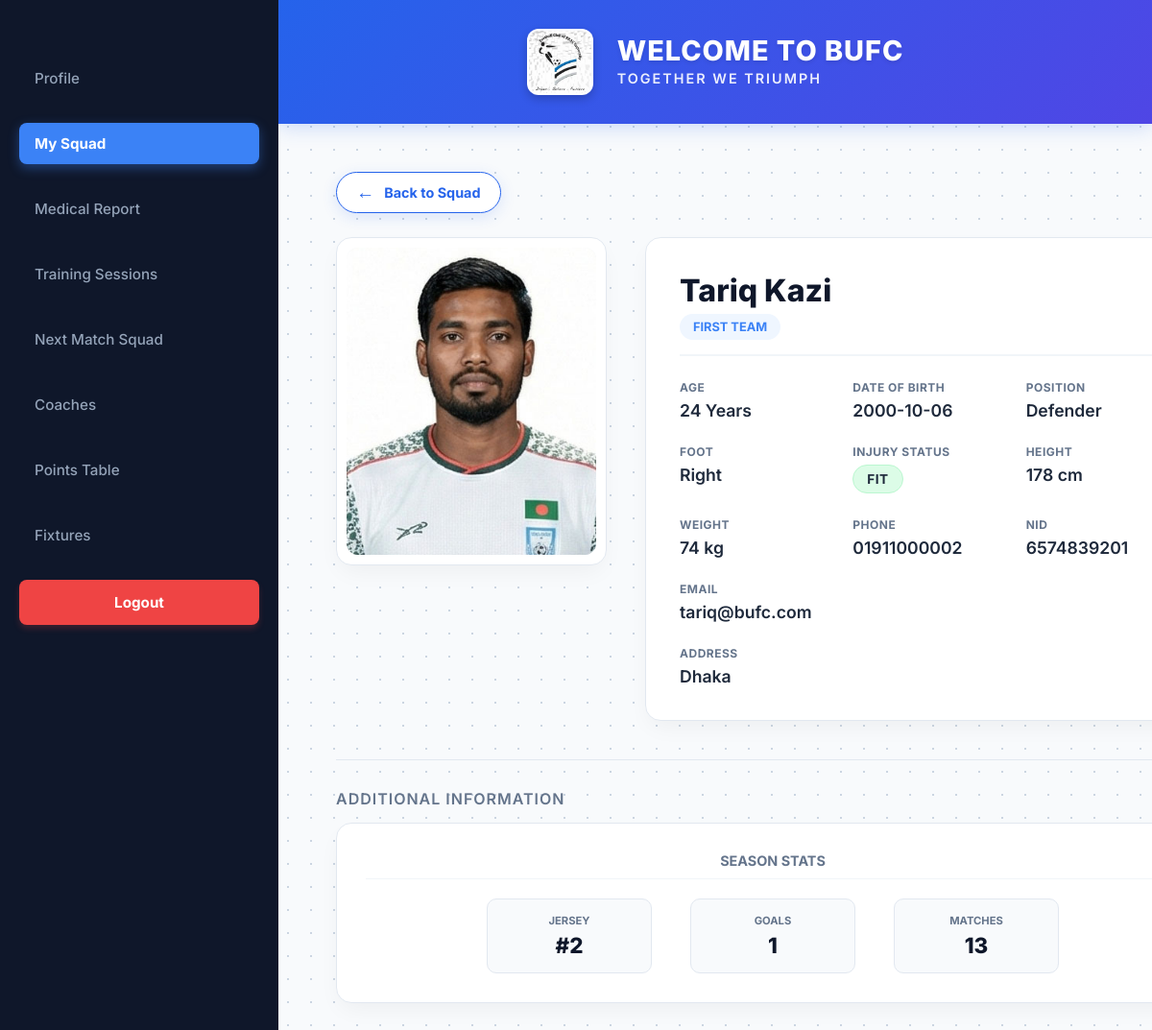
The page /codes/playerProfile.php?player_id=12 (signed in) on the database its author committed.
### tables this page shows
CREATE TABLE `player` (
  `Player_ID` int(11) NOT NULL,
  `Position` varchar(50) DEFAULT NULL,
  `Preferred_foot` varchar(20) DEFAULT NULL,
  `Height` float DEFAULT NULL,
  `Weight` float DEFAULT NULL,
  `Current_Injury_Status` varchar(50) DEFAULT NULL
);

CREATE TABLE `users` (
  `User_ID` int(11) NOT NULL,
  `Name` varchar(100) NOT NULL,
  `Age` int(11) DEFAULT NULL,
  `NID` varchar(50) DEFAULT NULL,
  `Email` varchar(100) DEFAULT NULL,
  `Address` varchar(255) DEFAULT NULL,
  `Phone_No` varchar(20) DEFAULT NULL,
  `Date_of_Birth` date DEFAULT NULL,
  `salary` decimal(10,2) DEFAULT NULL,
  `contract_start_date` date DEFAULT NULL,
  `contract_end_date` date DEFAULT NULL,
  `Password` varchar(255) NOT NULL,
  `Role` varchar(20) NOT NULL
);

CREATE TABLE `regular_player` (
  `Regular_Player_ID` int(11) NOT NULL,
  `Jersey_No` int(11) DEFAULT NULL,
  `Goals_Scored` int(11) DEFAULT 0,
  `Matches_Played` int(11) DEFAULT 0
);

### codes/playerProfile.php (the view, shortened to what this page needs)
<?php
require_once('dbconnect.php');
$current_user_id = $_SESSION['user_id'];
$user_role = $_SESSION['user_role'];
if (isset($_GET['player_id'])) {
    $target_id = $_GET['player_id'];
} else {
    $target_id = $current_user_id;
}
$show_sensitive = false;
$query_base = "SELECT * FROM users u
               JOIN Player p ON u.User_ID = p.Player_ID
               WHERE u.User_ID = '$target_id'";
$result_base = mysqli_query($conn, $query_base);
$base = mysqli_fetch_assoc($result_base);
$spec = [];
if ($base['Role'] == 'regular_player') {
    $q = "SELECT * FROM Regular_Player WHERE Regular_Player_ID = '$target_id'";
    $spec = mysqli_fetch_assoc(mysqli_query($conn, $q));
} else {
    $q = "SELECT * FROM Scouted_Player WHERE Scouted_Player_ID = '$target_id'";
    $spec = mysqli_fetch_assoc(mysqli_query($conn, $q));
}
?>
<!DOCTYPE html>
<html lang="en">
<head>
    <link rel="stylesheet" href="playerProfile.css">
</head>
<body>
<div class="dashboard-container">
    <aside class="sidebar">
        <nav class="sidebar-nav">
            <?php if ($user_role == 'coach'): ?>
                <?php
                $squad_active = 'active';
                $scout_active = '';
                if (isset($_GET['from']) && $_GET['from'] == 'scout') {
                    $squad_active = '';
                    $scout_active = 'active';
                }
                ?>
                <a href="coachProfile.php" class="nav-item">Profile</a>
                <a href="mySquad.php" class="nav-item <?php echo $squad_active; ?>">My Squad</a>
                <a href="medicalReport.php" class="nav-item">Medical Report</a>
                <a href="trainingSessions.php" class="nav-item">Training Sessions</a>
                <a href="nextMatchSquad.php" class="nav-item">Next Match Squad</a>
                <a href="coaches.php" class="nav-item">Coaches</a>
                <a href="pointsTable.php" class="nav-item">Points Table</a>
                <a href="scoutedPlayers.php" class="nav-item <?php echo $scout_active; ?>">Scouted Players</a>
                <a href="fixtures.php" class="nav-item">Fixtures</a>
            <?php else: ?>
                <a href="playerProfile.php" class="nav-item <?php echo ($target_id == $current_user_id) ? 'active' : ''; ?>">Profile</a>
                <?php if (isset($base['Role']) && $base['Role'] == 'regular_player'): ?>
                    <a href="mySquad.php" class="nav-item <?php echo ($target_id != $current_user_id) ? 'active' : ''; ?>">My Squad</a>
                    <a href="medicalReport.php" class="nav-item">Medical Report</a>
                <?php endif; ?>
                <a href="trainingSessions.php" class="nav-item">Training Sessions</a>
                <?php if (isset($base['Role']) && $base['Role'] == 'regular_player'): ?>
                    <a href="nextMatchSquad.php" class="nav-item">Next Match Squad</a>
                    <a href="coaches.php" class="nav-item">Coaches</a>
                    <a href="pointsTable.php" class="nav-item">Points Table</a>
                    <a href="fixtures.php" class="nav-item">Fixtures</a>
                <?php endif; ?>
            <?php endif; ?>
            <a href="logout.php" class="nav-item logout-link">Logout</a>
        </nav>
    </aside>
    <div class="main-content">
        <header class="top-header">
            <div class="brand-group">
                <img src="images/bufc-logo.jpg" alt="Logo" class="header-logo">
                <div class="header-text-group">
                    <h1>WELCOME TO BUFC</h1>
                    <p class="slogan">Together We Triumph</p>
                </div>
            </div>
        </header>
        <div class="profile-container fade-in">
            <?php
            $show_back_button = false;
            $back_link = '';
            $back_text = '';
            if ($_SESSION['user_role'] == 'coach') {
                $show_back_button = true;
                if (isset($_GET['from']) && $_GET['from'] == 'scout') {
                    $back_link = 'scoutedPlayers.php';
                    $back_text = 'Back to Scouting';
                } else {
                    $back_link = 'mySquad.php';
                    $back_text = 'Back to Squad';
                }
            }
            elseif ($target_id != $current_user_id) {
                $show_back_button = true;
                $back_link = 'mySquad.php';
                $back_text = 'Back to Squad';
            }
            ?>
            <?php if ($show_back_button): ?>
            <div class="back-btn-wrapper">
                <a href="<?php echo $back_link; ?>" class="back-btn">
                    <span>&#8592;</span> <?php echo $back_text; ?>
                </a>
            </div>
            <?php endif; ?>
            <div class="top-section">
                <div class="photo-box">
                    <div class="photo-placeholder">
                        <img src="images/players/<?php echo $target_id; ?>.jpg" alt="No Photo" onerror="this.style.display='none'; this.parentNode.innerText='Photo'">
                    </div>
                </div>
                <div class="details-box">
                    <div class="details-header">
                        <div class="header-left-group">
                            <h2 class="player-name"><?php echo htmlspecialchars($base['Name']); ?></h2>
                            <?php if ($base['Role'] == 'regular_player'): ?>
                                <span class="role-pill">First Team</span>
                            <?php else: ?>
                                <span class="role-pill status-<?php echo strtolower($spec['Application_Status']); ?>">
                                <?php echo htmlspecialchars($spec['Application_Status']); ?></span>
                            <?php endif; ?>
                        </div>
                    </div>
                    <div class="info-grid">
                        <div class="info-item"><label>Age</label><div class="val"><?php echo htmlspecialchars($base['Age']); ?> Years</div></div>
                        <div class="info-item"><label>Date of Birth</label><div class="val"><?php echo htmlspecialchars($base['Date_of_Birth']); ?></div></div>
                        <div class="info-item"><label>Position</label><div class="val"><?php echo htmlspecialchars($base['Position']); ?></div></div>
                        <div class="info-item"><label>Foot</label><div class="val"><?php echo htmlspecialchars($base['Preferred_foot']); ?></div></div>
                        <div class="info-item">
                            <label>Injury Status</label>
                            <div class="val status-<?php echo strtolower(str_replace(' ', '-', $base['Current_Injury_Status'])); ?>">
                                <?php echo htmlspecialchars($base['Current_Injury_Status']); ?>
                            </div>
                        </div>
                        <div class="info-item"><label>Height</label><div class="val"><?php echo htmlspecialchars($base['Height']); ?> cm</div></div>
                        <div class="info-item"><label>Weight</label><div class="val"><?php echo htmlspecialchars($base['Weight']); ?> kg</div></div>
                        <div class="info-item"><label>Phone</label><div class="val"><?php echo htmlspecialchars($base['Phone_No']); ?></div></div>
                        <div class="info-item"><label>NID</label><div class="val"><?php echo $base['NID'] ? htmlspecialchars($base['NID']) : 'N/A'; ?></div></div>
                        <div class="info-item full"><label>Email</label><div class="val"><?php echo htmlspecialchars($base['Email']); ?></div></div>
                        <div class="info-item full"><label>Address</label><div class="val"><?php echo $base['Address'] ? htmlspecialchars($base['Address']) : 'N/A'; ?></div></div>
                    </div>
                </div>
            </div>
            <hr class="divider-line">
            <div class="bottom-section">
                <h3>Additional Information</h3>
                <?php if ($base['Role'] == 'scouted_player'): ?>
                    <div class="info-content">
                        <div class="data-row"><span class="data-label">Experience:</span> <?php echo $spec['Scouted_Player_Experience']; ?></div>
                        <div class="data-row"><span class="data-label">Previous Club:</span> <?php echo $spec['Scouted_Player_Previous_Club']; ?></div>
                        <div class="bio-box"><label>Bio</label><p>"<?php echo htmlspecialchars($spec['Bio']); ?>"</p></div>
                    </div>
                <?php else: ?>
                    <div class="split-grid <?php echo !$show_sensitive ? 'single-col' : ''; ?>">
                        <div class="info-content">
                            <h4 class="box-title">Season Stats</h4>
                            <div class="stats-row">
                                <div class="stat-pill">
                                    <span class="lbl">Jersey</span>
                                    <span class="num">#<?php echo $spec['Jersey_No']; ?></span>
                                </div>
                                <div class="stat-pill">
                                    <span class="lbl">Goals</span>
                                    <span class="num"><?php echo $spec['Goals_Scored']; ?></span>
                                </div>
                                <div class="stat-pill">
                                    <span class="lbl">Matches</span>
                                    <span class="num"><?php echo $spec['Matches_Played']; ?></span>
                                </div>
                            </div>
                        </div>
                    </div>
                <?php endif; ?>
            </div>
        </div>
    </div>
    </body>
</html>

### rows shown on the page
player: Player_ID.Name "Tariq Kazi", Player_ID.Age "24", Player_ID.Date_of_Birth "2000-10-06", Position "Defender", Preferred_foot "Right", Current_Injury_Status "FIT", Height "178", Weight "74", Player_ID.Phone_No "01911000002", Player_ID.NID "6574839201", Player_ID.Email "tariq@bufc.com", Player_ID.Address "Dhaka"
regular_player: Jersey_No "2", Goals_Scored "1", Matches_Played "13"

### other values the page prints
$back_text "Back to Squad"
